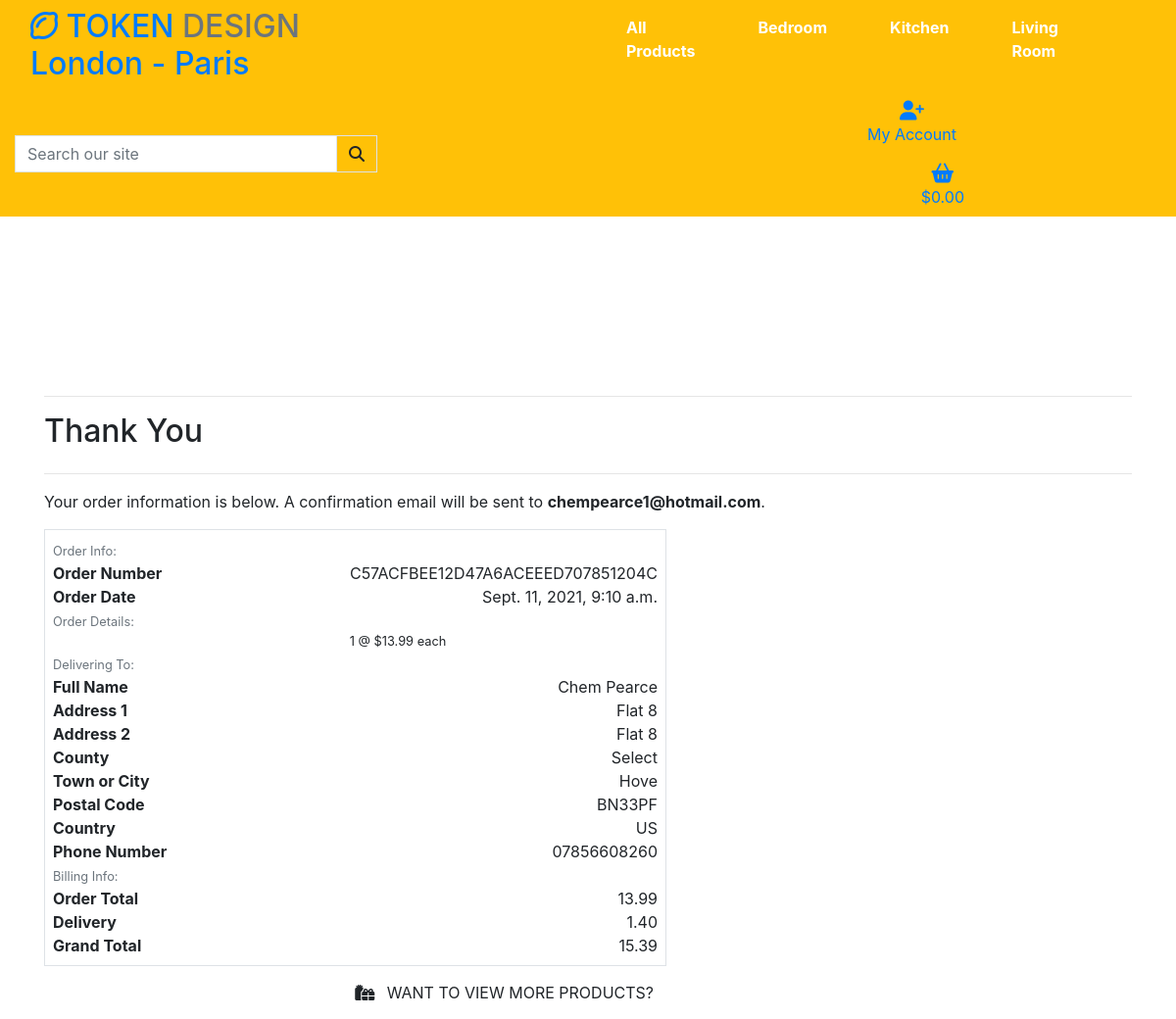
Page /checkout/checkout_success/C57ACFBEE12D47A6ACEEED707851204C on the committed database.
### checkout/models.py (models this page shows, shortened)
class Order(models.Model):
    order_number = models.CharField(max_length=32, null=False, editable=False)
    full_name = models.CharField(max_length=60, null=False, blank=False)
    phone_number = models.CharField(max_length=20, null=False, blank=False)
    email = models.EmailField(max_length=254, null=False, blank=False)
    country = models.CharField(max_length=40, null=False, blank=False)
    postcode = models.CharField(max_length=15, null=True, blank=True)
    town_or_city = models.CharField(max_length=40, null=False, blank=False)
    county = models.CharField(max_length=80, null=True, blank=True)
    street_address1 = models.CharField(max_length=80, null=False, blank=False)
    street_address2 = models.CharField(max_length=80, null=True, blank=True)
    date = models.DateTimeField(auto_now_add=True)
    delivery_cost = models.DecimalField(max_digits=6, decimal_places=2, null=False, default=0)
    order_total = models.DecimalField(max_digits=10, decimal_places=2, null=False, default=0)
    grand_total = models.DecimalField(max_digits=10, decimal_places=2, null=False, default=0)
    original_cart = models.TextField(null=False, blank=False, default='')
    stripe_pid = models.CharField(max_length=254, null=False, blank=False, default='')

class OrderLineItem(models.Model):
    order = models.ForeignKey(Order, null=False, blank=False, on_delete=models.CASCADE, related_name='lineitems')
    product = models.ForeignKey(Product, null=False, blank=False, on_delete=models.CASCADE)
    quantity = models.IntegerField(null=False, blank=False, default=0)
    lineitem_total = models.DecimalField(max_digits=6, decimal_places=2, null=False, blank=False, editable=False)

### products/models.py (models this page shows, shortened)
class Product(models.Model):
    category = models.ForeignKey('Category', null=True, blank=True, on_delete=models.SET_NULL)
    sku = models.CharField(max_length=254, null=True, blank=True)
    name = models.CharField(max_length=254)
    description = models.TextField()
    price = models.DecimalField(max_digits=6, decimal_places=2)
    rating = models.DecimalField(max_digits=6, decimal_places=2, null=True, blank=True)
    image_url = models.URLField(max_length=1024, null=True, blank=True)
    image = models.ImageField(null=True, blank=True)

### checkout/views.py (the view)
# urls.py: path('checkout_success/<order_number>', views.checkout_success, name='checkout_success'),
def checkout_success(request, order_number):
    save_info = request.session.get('save_info')
    order = get_object_or_404(Order, order_number=order_number)
    messages.success(request, f'Order successfully processed! \
        Your order number is {order_number}. A confirmation \
        email will be sent to {order.email}.')
    if 'shopping_cart' in request.session:
        del request.session['shopping_cart']
    template = 'checkout/checkout_success.html'
    context = {
        'order': order,
    }
    return render(request, template, context)

### shopping_cart/contexts.py (called while the page is built, shortened)
def cart_contents(request):
    cart_items = []
    total = 0
    product_count = 0
    shopping_cart = request.session.get('shopping_cart', {})
    if total < settings.FREE_DELIVERY_POINT:
        delivery = total * Decimal(settings.STANDARD_DELIVERY_PERCENTAGE / 100)
        free_delivery_delta = settings.FREE_DELIVERY_POINT - total
    else:
        delivery = 0
        free_delivery_delta = 0
    grand_total = delivery + total
    context = {
        'cart_items': cart_items,
        'total': total,
        'product_count': product_count,
        'delivery': delivery,
        'free_delivery_delta': free_delivery_delta,
        'free_delivery_point': settings.FREE_DELIVERY_POINT,
        'grand_total': grand_total,
    }
    return context

### checkout/templates/checkout/checkout_success.html (shortened to what this page needs)
{% extends "base.html" %}
{% load static %}
{% block extra_css %}
    <link rel="stylesheet" href="{% static 'checkout/css/checkout.css' %}">
{% endblock %}
{% block content %}
    <div class="container checkout-container">
        <div class="row">
            <div class="col">
                <hr>
                <h2 class="logo-font mb-4">Thank You</h2>
                <hr>
                <p class="text-black">Your order information is below. A confirmation email will be sent to <strong>{{ order.email }}</strong>.</p>
            </div>
        </div>
        <div class="row">
            <div class="col-12 col-lg-7">
                <div class="order-confirmation-wrapper p-2 border">
                    <div class="row">
                        <div class="col">
                            <small class="text-muted">Order Info:</small>
                        </div>
                    </div>
                    <div class="row">
                        <div class="col-12 col-md-4">
                            <p class="mb-0 text-black font-weight-bold">Order Number</p>
                        </div>
                        <div class="col-12 col-md-8 text-md-right">
                            <p class="mb-0">{{ order.order_number }}</p>
                        </div>
                    </div>
                    <div class="row">
                        <div class="col-12 col-md-4">
                            <p class="mb-0 text-black font-weight-bold">Order Date</p>
                        </div>
                        <div class="col-12 col-md-8 text-md-right">
                            <p class="mb-0">{{ order.date }}</p>
                        </div>
                    </div>
                    <div class="row">
                        <div class="col">
                            <small class="text-muted">Order Details:</small>
                        </div>
                    </div>
                    {% for item in order.lineitems.all %}
                    <div class="row">
                        <div class="col-12 col-md-8 text-md-right">
                            <p class="small mb-0">{{ item.quantity }} @ ${{ item.product.price }} each</p>
                        </div>
                    </div>
                    {% endfor %}
                    <div class="row">
                        <div class="col">
                            <small class="text-muted">Delivering To:</small>
                        </div>
                    </div>
                    <div class="row">
                        <div class="col-12 col-md-4">
                            <p class="mb-0 text-black font-weight-bold">Full Name</p>
                        </div>
                        <div class="col-12 col-md-8 text-md-right">
                            <p class="mb-0">{{ order.full_name }}</p>
                        </div>
                    </div>
                    <div class="row">
                        <div class="col-12 col-md-4">
                            <p class="mb-0 text-black font-weight-bold">Address 1</p>
                        </div>
                        <div class="col-12 col-md-8 text-md-right">
                            <p class="mb-0">{{ order.street_address1 }}</p>
                        </div>
                    </div>
                    {% if order.street_address2 %}
                    <div class="row">
                        <div class="col-12 col-md-4">
                            <p class="mb-0 text-black font-weight-bold">Address 2</p>
                        </div>
                        <div class="col-12 col-md-8 text-md-right">
                            <p class="mb-0">{{ order.street_address1 }}</p>
                        </div>
                    </div>
                    {% endif %}
                    {% if order.county %}
                    <div class="row">
                        <div class="col-12 col-md-4">
                            <p class="mb-0 text-black font-weight-bold">County</p>
                        </div>
                        <div class="col-12 col-md-8 text-md-right">
                            <p class="mb-0">{{ order.county }}</p>
                        </div>
                    </div>
                    {% endif %}
                    <div class="row">
                        <div class="col-12 col-md-4">
                            <p class="mb-0 text-black font-weight-bold">Town or City</p>
                        </div>
                        <div class="col-12 col-md-8 text-md-right">
                            <p class="mb-0">{{ order.town_or_city }}</p>
                        </div>
                    </div>
                    {% if order.postcode %}
                    <div class="row">
                        <div class="col-12 col-md-4">
                            <p class="mb-0 text-black font-weight-bold">Postal Code</p>
                        </div>
                        <div class="col-12 col-md-8 text-md-right">
                            <p class="mb-0">{{ order.postcode }}</p>
                        </div>
                    </div>
                    {% endif %}
                    <div class="row">
                        <div class="col-12 col-md-4">
                            <p class="mb-0 text-black font-weight-bold">Country</p>
                        </div>
                        <div class="col-12 col-md-8 text-md-right">
                            <p class="mb-0">{{ order.country }}</p>
                        </div>
                    </div>
                    <div class="row">
                        <div class="col-12 col-md-4">
                            <p class="mb-0 text-black font-weight-bold">Phone Number</p>
                        </div>
                        <div class="col-12 col-md-8 text-md-right">
                            <p class="mb-0">{{ order.phone_number }}</p>
                        </div>
                    </div>
                    <div class="row">
                        <div class="col">
                            <small class="text-muted">Billing Info:</small>
                        </div>
                    </div>
                    <div class="row">
                        <div class="col-12 col-md-4">
                            <p class="mb-0 text-black font-weight-bold">Order Total</p>
                        </div>
                        <div class="col-12 col-md-8 text-md-right">
                            <p class="mb-0">{{ order.order_total }}</p>
                        </div>
                    </div>
                    <div class="row">
                        <div class="col-12 col-md-4">
                            <p class="mb-0 text-black font-weight-bold">Delivery</p>
                        </div>
                        <div class="col-12 col-md-8 text-md-right">
                            <p class="mb-0">{{ order.delivery_cost }}</p>
                        </div>
                    </div>
                    <div class="row">
                        <div class="col-12 col-md-4">
                            <p class="mb-0 text-black font-weight-bold">Grand Total</p>
                        </div>
                        <div class="col-12 col-md-8 text-md-right">
                            <p class="mb-0">{{ order.grand_total }}</p>
                        </div>
                    </div>
                </div>
            </div>
        </div>
        <div class="row">
			<div class="col-12 col-lg-7 text-right">
				<a href="{% url 'products' %}" class="btn btn-black rounded-0 my-2">
					<span class="icon mr-2">
						<i class="fas fa-gifts"></i>
					</span>
					<span class="text-uppercase">Want to view more products?</span>
				</a>
			</div>
		</div>
        </div>
{% endblock %}

### checkout/static/checkout/css/checkout.css (style rules this page uses)
.checkout-container { margin-top:100px; }

### rows in the picture
Order: email "chempearce1@hotmail.com", order_number "C57ACFBEE12D47A6ACEEED707851204C", date "Sept. 11, 2021, 9:10 a.m.", full_name "Chem Pearce", street_address1 "Flat 8", county "Select", town_or_city "Hove", postcode "BN33PF", country "US", phone_number "07856608260", order_total "13.99", delivery_cost "1.40", grand_total "15.39"
OrderLineItem: quantity "1", product.price "13.99"
